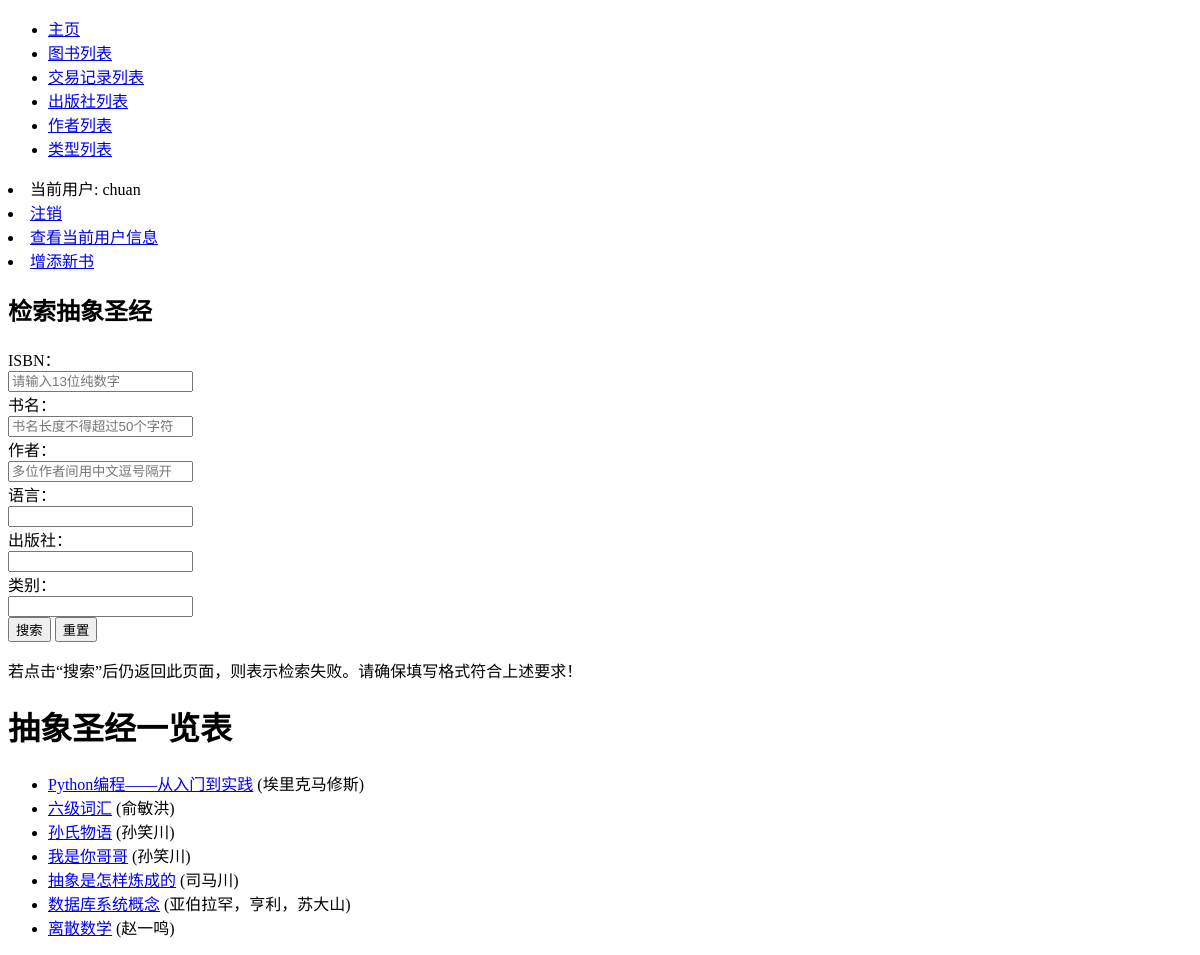
Before: /bookstore/books/ (signed in) with the older database file.
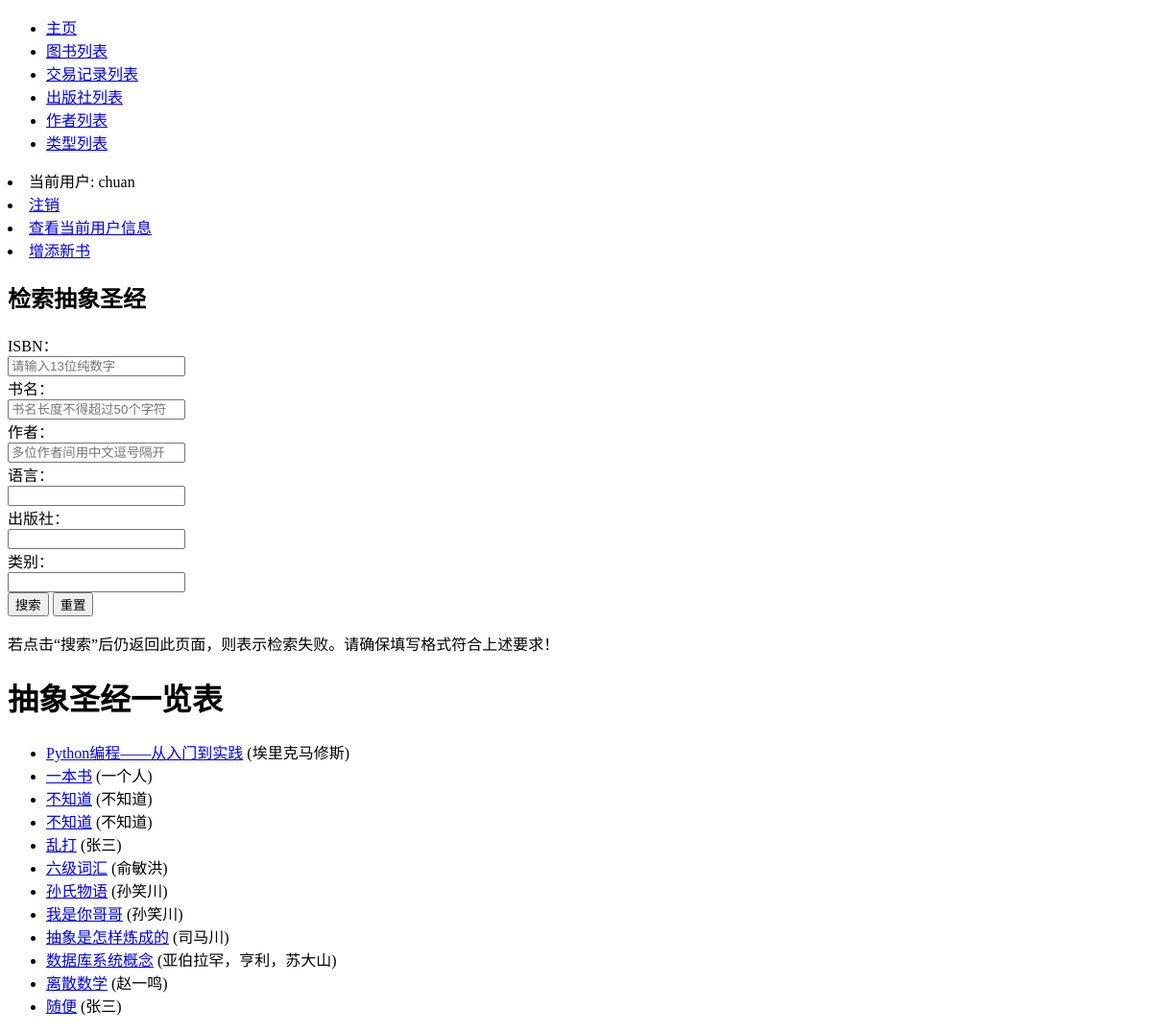
After: the same page with the newer database file.
### bookstore/models.py (models this page shows, shortened)
class Book(models.Model):
    ISBN = models.CharField(max_length=13, verbose_name='ISBN号', help_text='请输入纯数字ISBN（不带横杠）', validators=
                            [vl.RegexValidator(regex='^\d{13}$', message='请确保ISBN格式正确！')])
    name = models.CharField(max_length=50, verbose_name='书名')
    language = models.CharField(max_length=10, verbose_name='语言', default='汉语')
    author = models.ManyToManyField(Author, verbose_name='作者')
    publisher = models.ForeignKey(Publisher, on_delete=models.DO_NOTHING, verbose_name='出版社')
    price = models.DecimalField(max_digits=5, decimal_places=2, verbose_name='售价', validators=
                                [vl.MaxValueValidator(999.99, message='最高999.99元'),
                                 vl.MinValueValidator(0.01, message='最低0.01元')])
    inventory = models.IntegerField(verbose_name='当前库存', validators=[vl.MinValueValidator(0)], default=0)
    category = models.ManyToManyField(Category, verbose_name='类别')
    summary = models.CharField(max_length=100, verbose_name='简介', default='懒狗管理员没有留下任何摘要，是不是可以爬了？')
    class Meta:
        verbose_name = '图书信息'
        verbose_name_plural = '图书信息'
        ordering = ['name', 'publisher', ]
    def get_absolute_url(self):
        return reverse('related_transaction', args=[str(self.id)])
    def get_author(self):
        return '，'.join([a.name for a in self.author.order_by('name')])

class Author(models.Model):
    name = models.CharField(max_length=30, verbose_name='作者姓名')
    class Meta:
        verbose_name = '作者'
        verbose_name_plural = '作者'
        ordering = ['name', ]

### bookstore/views.py (the view, shortened to what this page needs)
# urls.py: path('books/', views.book_list, name='books'),
@login_required
def book_list(request):
    all_books = Book.objects.all()
    ct = {'all_books': all_books}
    return render(request, 'bookstore/book_list.html', context=ct)

### bookstore/templates/bookstore/book_list.html (shortened to what this page needs)
{% extends "base.html" %}
{% block content %}
    <form method="POST" role="form" class="form-horizontal">
        <h2>检索抽象圣经</h2>
        <div class="form-group">
            <label for="id_ISBN" class="col-md-3 control-label">ISBN：</label>
            <div class="col-md-9">
                <input type="text" class="form-control" id="id_ISBN" name="ISBN" placeholder="请输入13位纯数字">
            </div>
        </div>
        <div class="form-group">
            <label for="id_name" class="col-md-3 control-label">书名：</label>
            <div class="col-md-9">
                <input type="text" class="form-control" id="id_name" name="name" placeholder="书名长度不得超过50个字符">
            </div>
        </div>
        <div class="form-group">
            <label for="id_author" class="col-md-3 control-label">作者：</label>
            <div class="col-md-9">
                <input type="text" class="form-control" name="author" id="id_author" placeholder="多位作者间用中文逗号隔开">
            </div>
        </div>
        <div class="form-group">
            <label for="id_language" class="col-md-3 control-label">语言：</label>
            <div class="col-md-9">
                <input type="text" class="form-control" name="language" id="id_language">
            </div>
        </div>
        <div class="form-group">
            <label for="id_publisher" class="col-md-3 control-label">出版社：</label>
            <div class="col-md-9">
                <input type="text" class="form-control" name="publisher" id="id_publisher">
            </div>
        </div>
        <div class="form-group">
            <label for="id_category" class="col-md-3 control-label">类别：</label>
            <div class="col-md-9">
                <input type="text" class="form-control" name="category" id="id_category">
            </div>
        </div>
        <div class="form-group">
            <div class="col-md-4 col-md-offset-4">
                <button class="btn btn btn-primary btn-block" type="submit">搜索</button>
                <button class="btn btn btn-primary btn-block" type="reset">重置</button>
            </div>
        </div>
    </form>
    <p>若点击“搜索”后仍返回此页面，则表示检索失败。请确保填写格式符合上述要求！</p>
    <h1>抽象圣经一览表</h1>
    {% if all_books %}
    <ul>
      {% for book in all_books %}
      <li>
        <a href="{{ book.get_absolute_url }}">{{ book.name }}</a> ({{ book.get_author }})
      </li>
      {% endfor %}
    </ul>
    {% else %}
      <p>没有了，没有抽象圣经了！</p>
    {% endif %}
{% endblock %}

### bookstore/templates/base.html (shortened to what this page needs)
<!DOCTYPE html>
<html lang="zh-hans">
<head>
</head>
<body>
    {% block sidebar %}
      <ul class="sidebar-nav">
          <li><a href="{% url 'index' %}">主页</a></li>
          <li><a href="{% url 'books' %}">图书列表</a></li>
          <li><a href="{% url 'transactions' %}">交易记录列表</a></li>
          <li><a href="{% url 'publishers' %}">出版社列表</a></li>
          <li><a href="{% url 'authors' %}">作者列表</a></li>
          <li><a href="{% url 'categories' %}">类型列表</a></li>
      </ul>
      {% if user.is_authenticated %}
        <li>当前用户: {{ user.get_username }}</li>
        <li><a href="{% url 'logout'%}?next={{request.path}}">注销</a></li>
        <li><a href="{% url 'profile' user.id %}?next={{request.path}}">查看当前用户信息</a></li>
        <li><a href="{% url 'newbook' %}?next={{request.path}}">增添新书</a></li>
      {% else %}
        <li><a href="{% url 'login'%}?next={{request.path}}">前往登录界面</a></li>
      {% endif %}
    {% endblock %}
      {% block content %}{% endblock %}
</body>
</html>

Changed rows visible on the page:
added Book: name "一本书", get_author "一个人"
added Book: name "不知道", get_author "不知道"
added Book: name "不知道", get_author "不知道"
added Book: name "乱打", get_author "张三"
added Book: name "随便", get_author "张三"
